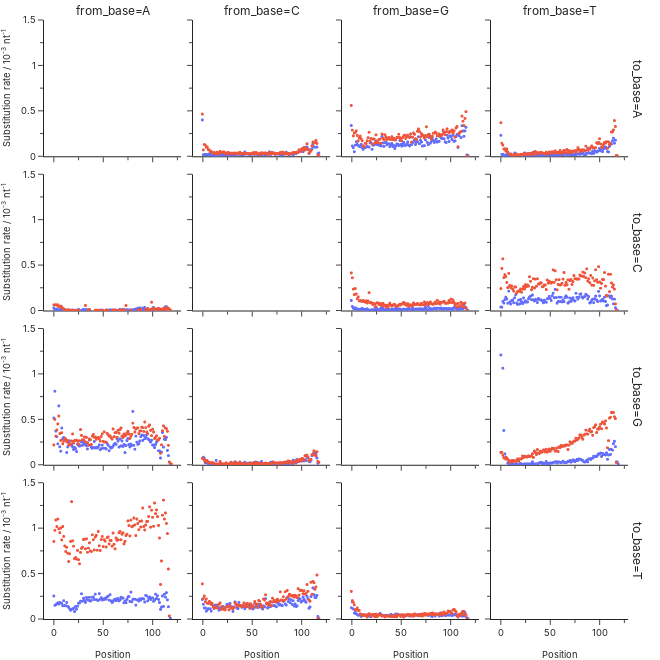

Notebook cell for this chart:
### Code cell
fig = px.scatter(
    df_aggregate,
    x="position",
    y=df_aggregate["mean"]*1e3,
    color="read",
    facet_col="from_base",
    facet_row="to_base",
    category_orders={'from_base': ["A", "C", "G", "T"], 'to_base': ["A", "C", "G", "T"]}
)

fig.update_traces(marker=dict(size=3))

fig.update_xaxes(
    title='Position',
    row=1,
)
fig.update_xaxes(
    minor_ticks="outside", 
    minor_dtick=25,
    title_font_family="Inter",
    title_font_size=28/3, 
    tickfont_size=28/3
)

fig.update_yaxes(
    title='Substitution rate / 10<sup>-3</sup> nt<sup>-1</sup>',
    col=1
)
fig.update_yaxes(
    range=[0, 1.5],
    dtick=0.5,
    minor_ticks="outside", 
    minor_dtick=0.25,
    title_font_family="Inter",
    title_font_size=28/3, 
    tickfont_size=28/3,
)

fig.update_layout(
    template='simple_white',
    height=660,
    width=660,
    showlegend=False,
    margin=dict(l=0, r=20, t=20, b=0),
    font_family="Inter",
    legend_font_size=28/3,
)

fig.show()
fig.write_image("seq_errorrate.svg")
